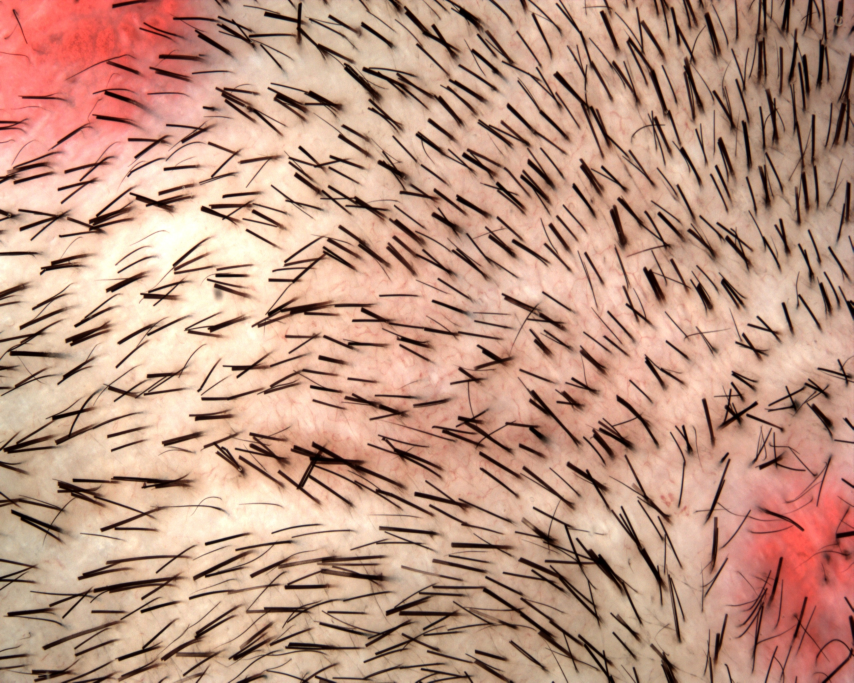
#> input picture data/imgs/101AAESY.jpg, 2560 x 2048 px, found by its file name (shown at 1/3 size)
$ python whole_InnerBinary.py
#> lines starting #> are read from the running program, lines starting #| are printed output that depends on the picture; after the words box and inside, x2 and y2 are one past the last pixel; in counts of white or black regions, pixels touching at a corner belong together; pictures that were not available may be replaced by others from this repository, and a replacement may not be noted
# -*- coding: utf-8 -*-
"""
Created on Tue Mar 23 19:36:28 2021

@author: JY

Updated by CDC.
"""

import cv2
import numpy as np
import matplotlib.pyplot as plt
import heapq
from numba import jit
#from numba.typed import List

#rom skimage import morphology

def local_adaptive(img_bgr, img_mask):
    """
    :param img_bgr: 读入的原图像
    :param img_mask: 深度学习生成的二值图
    :return: 局部二值化得到的图像
    """
    # [58 lines left out: functions im2double, get_gray, remove_noise, not called in this run]


    # img_bgr = im2double(img_bgr)
    img_mask[img_mask < 10] = 0
    img_mask[img_mask > 200] = 255
    # w = get_weight_matrix()
    height, width = img_bgr.shape[0:2]
    if height < 400 and width < 400:
        h_s = height // 2
        w_s = width // 2
    elif height < 400:
        h_s = height // 2
        w_s = 400
    elif width < 400:
        h_s = 400
        w_s = width // 2
    else:
        h_s = 400
        w_s = 400
    h_size = h_s
    out_pic = np.zeros(shape=[height, width], dtype=np.uint8)
    for i in np.arange(0, height, h_s):
        if i == np.arange(0, height, h_s)[-1]:
            h_size = height - i
        for j in np.arange(0, width, w_s):
            if j == np.arange(0, width, w_s)[-1]:
                w_size = width - j
            else:
                w_size = w_s
            im_bgr_part = img_bgr[i:i + h_size, j:j + w_size]
            img_mask_part = img_mask[i:i + h_size, j:j + w_size]
            size = img_mask_part.size
            # im_bgr_part_gray = get_gray(im_bgr_part, w)
            ## im_bgr_part_gray = cv2.cvtColor(im_bgr_part, cv2.COLOR_BGR2GRAY)
            im_bgr_part_gray = bgr2grey(im_bgr_part)

            # [5 lines of commented-out code are left out]
            maxPercentage, maxPercentage_binary = 0., None
            for minus in np.arange(12, 13, 0.01):
                binary = cv2.adaptiveThreshold(im_bgr_part_gray, 255, cv2.ADAPTIVE_THRESH_GAUSSIAN_C, cv2.THRESH_BINARY_INV, 25, minus)
                #per[m] = np.sum(binary == img_mask_part) / size
                percentage = np.sum(binary == img_mask_part) / size
                if percentage > maxPercentage:
                    maxPercentage = percentage
                    maxPercentage_binary = binary
                if percentage > 0.98:
                    break
                # [6 lines of commented-out code are left out]

            out_pic[i:i + h_size, j:j + w_size] = maxPercentage_binary

    out_pic = remove_noise(out_pic)

    # print(out_pic.dtype)
    # print(binary.dtype)
    return out_pic

# Modified by CDC. (2021.6.22)
# [18 lines left out: function innerBinary, not called in this run]

    # [84 lines of commented-out code are left out]
def whole_InnerBinary(img_bgr, img_mask):
    """
    :param img_bgr: 读入的原图像
    :param img_mask: 深度学习生成的二值图
    :return: 内点生长全图
    """

    #得到较为优质的二值图作为寻找内点的参考
    bw = local_adaptive(img_bgr, img_mask)
    n, m = bw.shape
    # return bw

    # #对bw进行闭运算
    kernel = np.ones((2, 2), np.uint8)
    # [7 lines of commented-out code are left out]
    bw = cv2.erode(bw, kernel)

    # [11 lines of commented-out code are left out]
    img_grey = bgr2grey(img_bgr)

    # #调试使用
    # m = 0
    inner_points = np.argwhere(bw == 255).tolist()
    inner_points.sort(key = lambda pos : img_grey[pos[0], pos[1]])
    inner_points = np.array(inner_points, dtype = np.int32)
    return _whole_InnerBinary(n, m, inner_points, img_grey) * 255

# [112 lines left out: functions BFS, _whole_InnerBinary, not called in this run]

def bgr2grey(I):

    return cv2.cvtColor(I, cv2.COLOR_BGR2GRAY)

    # [15 lines of commented-out code are left out]

if __name__ == '__main__':

    import time

    img_bgr = cv2.imread("101AAESY.jpg")
#> img_bgr is the input picture: shape (2048, 2560, 3); mean B, G, R 130.4, 150.3, 192.1
    img_mask = cv2.imread("101AAESY.jpg.png", cv2.IMREAD_GRAYSCALE)
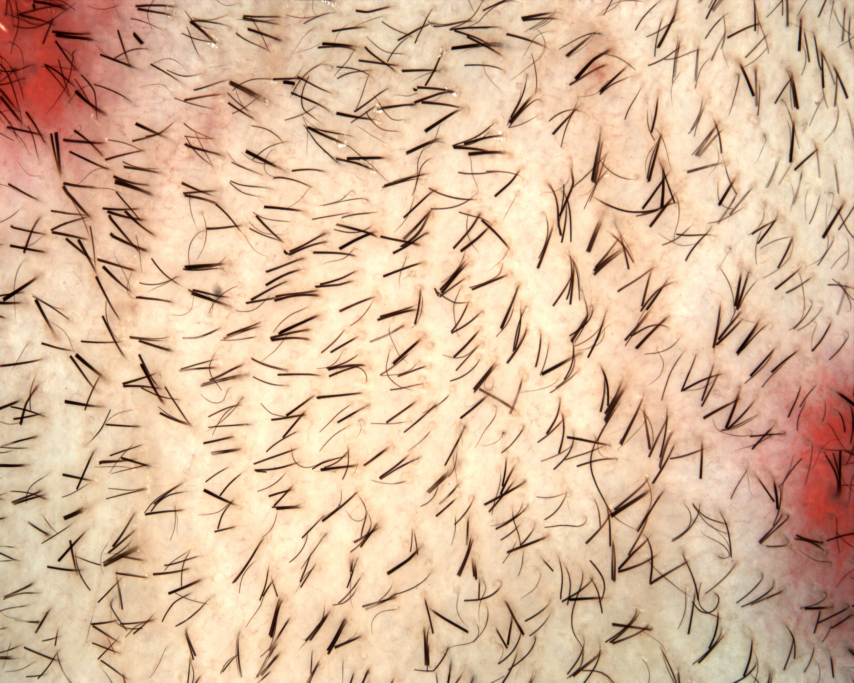
#> input picture data/imgs/102ABELJ.jpg, 2560 x 2048 px, given in place of 101AAESY.jpg.png, which was not available (shown at 1/3 size)
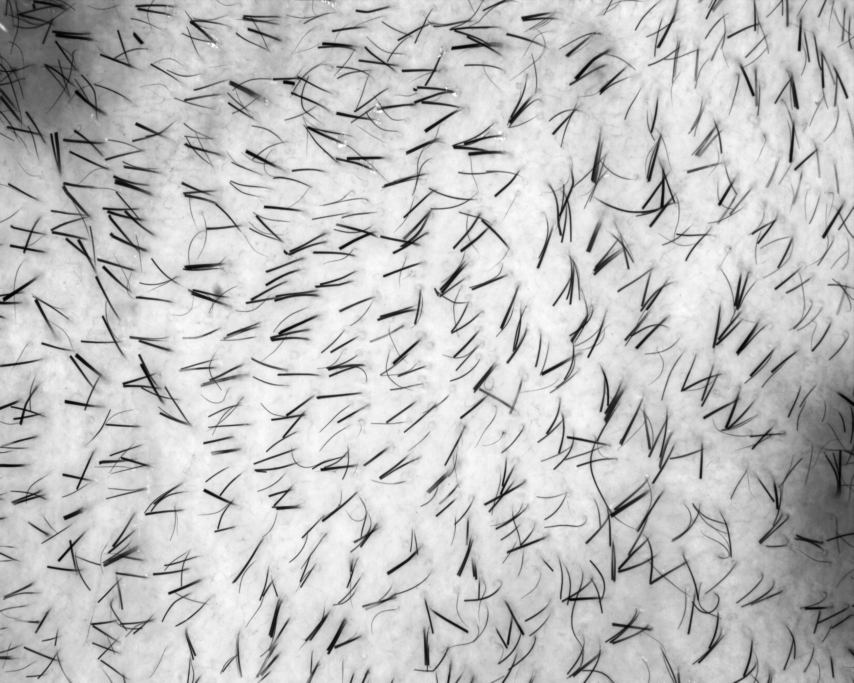
#> img_mask: shape (2048, 2560) (shown at 1/3 size); min 0, max 255, mean 193.5
    #img_bgr = img_bgr[:400, :400]
    #img_mask = img_mask[:400, :400]

    t0 = time.time()

    #binary = bgr2grey(img_bgr)
    #binary = local_adaptive(img_bgr, img_mask)
    binary = whole_InnerBinary(img_bgr, img_mask)
#> in local_adaptive, `img_mask[img_mask < 10] = 0`: img_mask: shape (2048, 2560); 0.05% of pixels changed, all inside (x1, y1, x2, y2) = (10, 3, 2560, 1882)
#> in local_adaptive, `img_mask[img_mask > 200] = 255`:
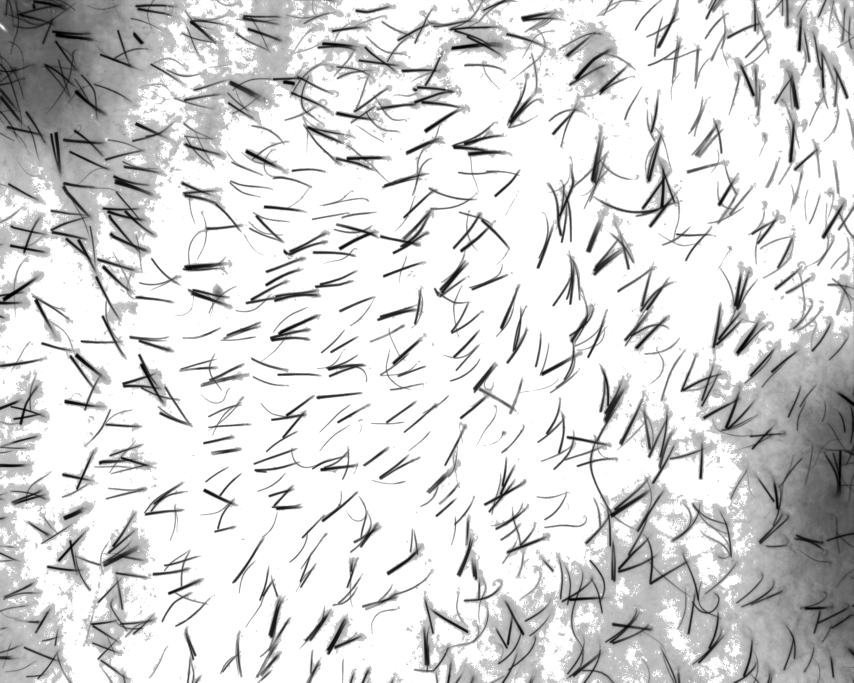
#> img_mask: shape (2048, 2560) (shown at 1/3 size); min 0, max 255, mean 213.6
#> after the loop in local_adaptive, `for i in np.arange(0, height, h_s):`:
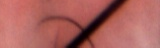
#> im_bgr_part: shape (48, 160, 3); mean B, G, R 93, 97.9, 170.3
#> after the loop in local_adaptive, `for i in np.arange(0, height, h_s):`:
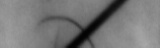
#> im_bgr_part_gray: shape (48, 160); min 3, max 169, mean 119
#> after the loop in local_adaptive, `for i in np.arange(0, height, h_s):`:
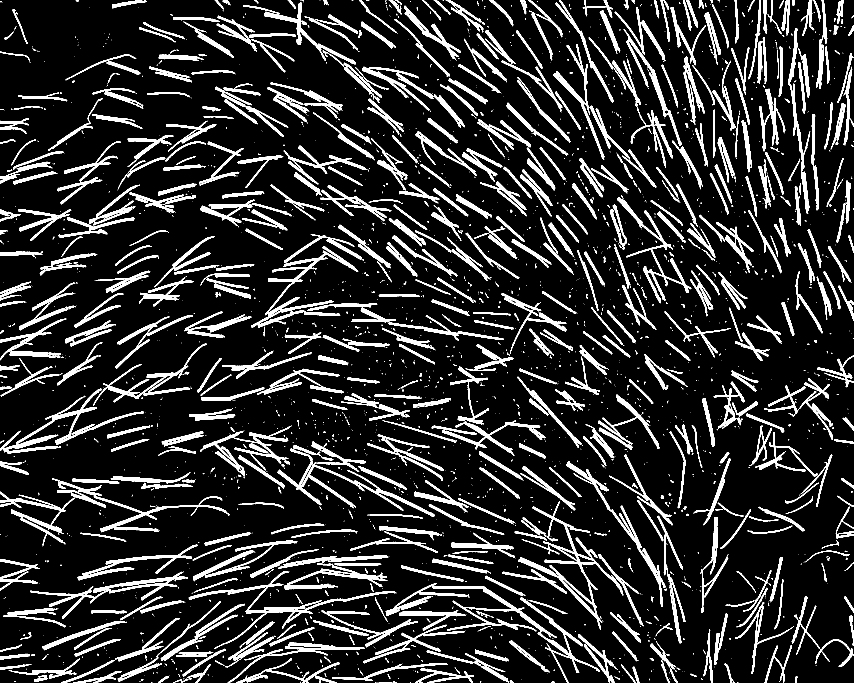
#> out_pic: shape (2048, 2560) (shown at 1/3 size); 14% white; 2838 white regions (2074 under 20 px), largest, box (x1, y1, x2, y2) and area: (1157, 1749, 1800, 2048) 14227, (1554, 1503, 1870, 1888) 11103, (754, 738, 1075, 984) 9344
#> (the run stopped early here; a loop or call above may not have finished)
